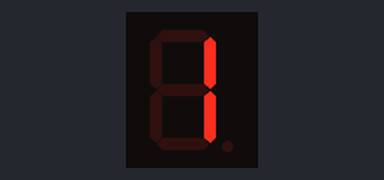
Bench run of a sketch on a simulated Arduino Uno, built with avr-gcc and run on an emulated ATmega328P. Parts: 1-digit seven-segment display. Wiring (inferred from the names in the program): 1-digit 7-segment display, segments lit when HIGH: segments pin 4, pin 5, pin 8, pin 7, pin 6, pin 3, pin 2, pin 9. The segment pins are drawn as the display they are named for.

Above: at 0.1 s.
At 9.1 s:
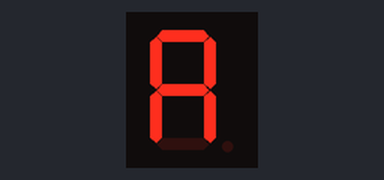
At 11.1 s:
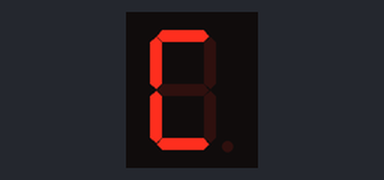
At 12.1 s:
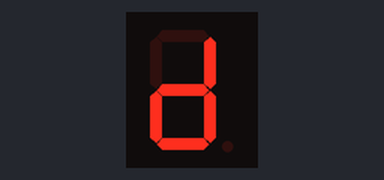
At 13.1 s:
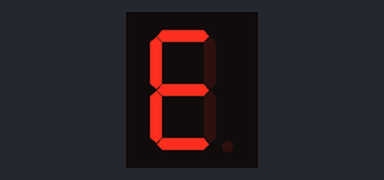
At 14.1 s:
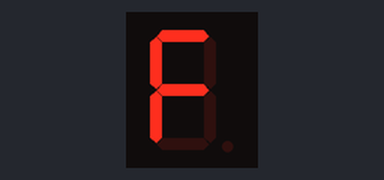

The sketch:

11.ino
```cpp
#define g 2
#define f 3
#define a 4
#define b 5

#define e 6
#define d 7
#define c 8
#define dp 9

void setup() {

  pinMode(a, OUTPUT);
  pinMode(b, OUTPUT);
  pinMode(c, OUTPUT);
  pinMode(d, OUTPUT);

  pinMode(e, OUTPUT);
  pinMode(f, OUTPUT);
  pinMode(g, OUTPUT);
  pinMode(dp, OUTPUT);

}

void loop() {
  // put your main code here, to run repeatedly:
  sevenSeg(1);
  delay(1000);
  sevenSeg(2);
  delay(1000);
  sevenSeg(3);
  delay(1000);
  sevenSeg(4);
  delay(1000);
  sevenSeg(5);
  delay(1000);
  sevenSeg(6);
  delay(1000);
  sevenSeg(7);
  delay(1000);
  sevenSeg(8);
  delay(1000);
  sevenSeg(9);
  delay(1000);
  sevenSeg('a');
  delay(1000);
  sevenSeg('b');
  delay(1000);
  sevenSeg('c');
  delay(1000);
  sevenSeg('d');
  delay(1000);
  sevenSeg('e');
  delay(1000);
  sevenSeg('f');
  delay(1000);
}


void sevenSeg(int n) {
  switch (n) {
    case 0:
      digitalWrite(a, HIGH);
      digitalWrite(b, HIGH);
      digitalWrite(c, HIGH);
      digitalWrite(d, HIGH);

      digitalWrite(e, HIGH);
      digitalWrite(f, HIGH);
      digitalWrite(g, LOW);

      digitalWrite(dp, LOW);
      break;
    case 1:
      digitalWrite(a, LOW);
      digitalWrite(b, HIGH);
      digitalWrite(c, HIGH);
      digitalWrite(d, LOW);

      digitalWrite(e, LOW);
      digitalWrite(f, LOW);
      digitalWrite(g, LOW);

      digitalWrite(dp, LOW);
      break;
    case 2:
      digitalWrite(a, HIGH);
      digitalWrite(b, HIGH);
      digitalWrite(c, LOW);
      digitalWrite(d, HIGH);

      digitalWrite(e, HIGH);
      digitalWrite(f, LOW);
      digitalWrite(g, HIGH);

      digitalWrite(dp, LOW);
      break;
    case 3:
      digitalWrite(a, HIGH);
      digitalWrite(b, HIGH);
      digitalWrite(c, HIGH);
      digitalWrite(d, HIGH);

      digitalWrite(e, LOW);
      digitalWrite(f, LOW);
      digitalWrite(g, HIGH);

      digitalWrite(dp, LOW);
      break;
    case 4:
      digitalWrite(a, LOW);
      digitalWrite(b, HIGH);
      digitalWrite(c, HIGH);
      digitalWrite(d, LOW);

      digitalWrite(e, LOW);
      digitalWrite(f, HIGH);
      digitalWrite(g, HIGH);

      digitalWrite(dp, LOW);
      break;
    case 5:
      digitalWrite(a, HIGH);
      digitalWrite(b, LOW);
      digitalWrite(c, HIGH);
      digitalWrite(d, HIGH);

      digitalWrite(e, LOW);
      digitalWrite(f, HIGH);
      digitalWrite(g, HIGH);

      digitalWrite(dp, LOW);
      break;
    case 6:
      digitalWrite(a, HIGH);
      digitalWrite(b, LOW);
      digitalWrite(c, HIGH);
      digitalWrite(d, HIGH);

      digitalWrite(e, HIGH);
      digitalWrite(f, HIGH);
      digitalWrite(g, HIGH);

      digitalWrite(dp, LOW);
      break;
    case 7:
      digitalWrite(a, HIGH);
      digitalWrite(b, HIGH);
      digitalWrite(c, HIGH);
      digitalWrite(d, LOW);

      digitalWrite(e, LOW);
      digitalWrite(f, LOW);
      digitalWrite(g, LOW);

      digitalWrite(dp, LOW);
      break;
    case 8:
      digitalWrite(a, HIGH);
      digitalWrite(b, HIGH);
      digitalWrite(c, HIGH);
      digitalWrite(d, HIGH);

      digitalWrite(e, HIGH);
      digitalWrite(f, HIGH);
      digitalWrite(g, HIGH);

      digitalWrite(dp, LOW);
      break;
    case 9:
      digitalWrite(a, HIGH);
      digitalWrite(b, HIGH);
      digitalWrite(c, HIGH);
      digitalWrite(d, HIGH);

      digitalWrite(e, LOW);
      digitalWrite(f, HIGH);
      digitalWrite(g, HIGH);

      digitalWrite(dp, LOW);
      break;
    case 'a':
      digitalWrite(a, HIGH);
      digitalWrite(b, HIGH);
      digitalWrite(c, HIGH);
      digitalWrite(d, LOW);

      digitalWrite(e, HIGH);
      digitalWrite(f, HIGH);
      digitalWrite(g, HIGH);

      digitalWrite(dp, LOW);
      break;
    case 'b':
      digitalWrite(a, LOW);
      digitalWrite(b, LOW);
      digitalWrite(c, HIGH);
      digitalWrite(d, HIGH);

      digitalWrite(e, HIGH);
      digitalWrite(f, HIGH);
      digitalWrite(g, HIGH);

      digitalWrite(dp, LOW);
      break;
    case 'c':
      digitalWrite(a, HIGH);
      digitalWrite(b, LOW);
      digitalWrite(c, LOW);
      digitalWrite(d, HIGH);

      digitalWrite(e, HIGH);
      digitalWrite(f, HIGH);
      digitalWrite(g, LOW);

      digitalWrite(dp, LOW);
      break;
    case 'd':
      digitalWrite(a, LOW);
      digitalWrite(b, HIGH);
      digitalWrite(c, HIGH);
      digitalWrite(d, HIGH);

      digitalWrite(e, HIGH);
      digitalWrite(f, LOW);
      digitalWrite(g, HIGH);

      digitalWrite(dp, LOW);
      break;
    case 'e':
      digitalWrite(a, HIGH);
      digitalWrite(b, LOW);
      digitalWrite(c, LOW);
      digitalWrite(d, HIGH);

      digitalWrite(e, HIGH);
      digitalWrite(f, HIGH);
      digitalWrite(g, HIGH);

      digitalWrite(dp, LOW);
      break;
    case 'f':
      digitalWrite(a, HIGH);
      digitalWrite(b, LOW);
      digitalWrite(c, LOW);
      digitalWrite(d, LOW);

      digitalWrite(e, HIGH);
      digitalWrite(f, HIGH);
      digitalWrite(g, HIGH);

      digitalWrite(dp, LOW);
      break;
  }
}
```

Measured:
- by itself, everything shown: repeats every 15.0 s, in 15 steps
- what the display in image 1 shows lasts 1.0 s, from 9.0 s to 10.0 s
